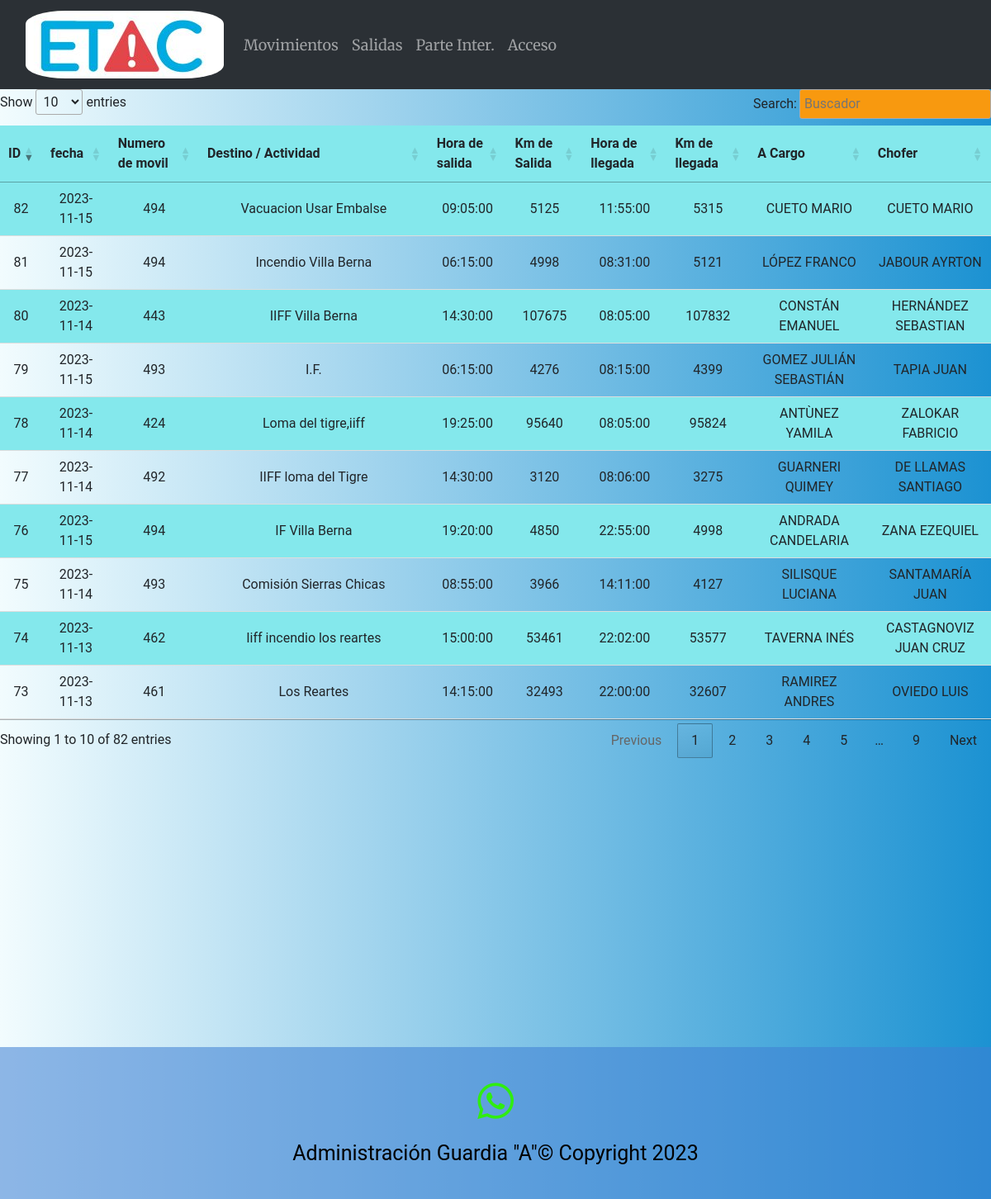
Page /movimientos on the committed database.
### main.py (models this page shows)
    class Movimientos_moviles(db.Model):
        __tablename__ = 'Movimientos_moviles'  # Agrega esta línea para especificar el nombre de la tabla en la base de datos
        id_movimiento = db.Column(db.Integer, primary_key=True)
        fecha = db.Column(db.Date)
        numero_movil = db.Column(db.Integer)
        destino = db.Column(db.String(1000))
        hora_salida = db.Column(db.Time)
        km_salida = db.Column(db.Integer)
        hora_llegada = db.Column(db.Time)
        km_llegada = db.Column(db.Integer)
        a_cargo = db.Column(db.String(50))
        chofer = db.Column(db.String(50))

### main.py (the view)
@app.route('/movimientos')
def movimientos():
    movimientos = Movimientos_moviles.query.order_by(Movimientos_moviles.id_movimiento).all()
    return render_template("movimientos.html", moviles=movimientos)

### templates/movimientos.html (shortened to what this page needs)
{% extends "base.html" %}
{% block content %}
{% if moviles %}
<table class="tabla_agentes" id="tablacarnet2" >
        <thead>
        <tr>
            <th>ID</th>
            <th>fecha</th>
            <th>Numero de movil</th>
            <th>Destino / Actividad</th>
            <th>Hora de salida</th>
            <th>Km de Salida</th>
            <th>Hora de llegada</th>
            <th>Km de llegada</th>
            <th>A Cargo</th>
            <th>Chofer</th>
        </tr>
        </thead>
    <tbody>
    {% for eco in moviles %}
    <tr>
            <td>{{ eco.id_movimiento }}</td>
            <td>{{ eco.fecha }}</td>
            <td>{{ eco.numero_movil }}</td>
            <td>{{ eco.destino }}</td>
            <td>{{ eco.hora_salida }}</td>
            <td>{{ eco.km_salida }}</td>
            <td>{{ eco.hora_llegada }}</td>
            <td>{{ eco.km_llegada }}</td>
            <td>{{ eco.a_cargo }}</td>
            <td>{{ eco.chofer }}</td>
        </tr>
    {% endfor %}
    </tbody>
</table>
{% else %}
<p>No hay movimientos registrados.</p>
{% endif %}
{% endblock %}

### templates/base.html (shortened to what this page needs)
<!DOCTYPE html>
<html lang="es">
<head>
  <link rel="stylesheet" href="sweetalert2.min.css">
    <link rel="stylesheet" type="text/css" href="https://cdn.datatables.net/1.11.5/css/jquery.dataTables.css">
  <link href="https://cdn.jsdelivr.net/npm/bootstrap@5.3.0-alpha3/dist/css/bootstrap.min.css" rel="stylesheet">
   <link rel="stylesheet" href="https://stackpath.bootstrapcdn.com/bootstrap/4.5.2/css/bootstrap.min.css">
  <link rel="stylesheet" href="{{ url_for('static', filename='style.css') }}">
</head>
<body>
<header>
  <nav class="navbar navbar-expand-lg bg-body-tertiary" data-bs-theme='dark'>
    <div class="container-fluid">
      <a class="navbar-brand" href="{{ url_for('index') }}">
        <img class="logo" src="../static/img/logoetac.png">
      </a>
      <div class="collapse navbar-collapse" id="navbarNav">
        <ul class="navbar-nav">
            <li class="nav-item">
            <a class="nav-link" href="movimientos">Movimientos</a>
          </li>
            <li class="nav-item">
            <a class="nav-link" href="salidas">Salidas</a>
          </li>
            <li class="nav-item">
            <a class="nav-link" href="registrar_parte">Parte Inter.</a>
          </li>
          {% if not current_user.is_authenticated %}
          <li class="nav-item">
            <a class="nav-link" href="login">Acceso</a>
          </li>
          {% endif %}
        </ul>
      </div>
    </div>
  </nav>
</header>
{% block content %}
{% endblock %}
<footer class="piepag" id="white-seccion footer">
    <a href="https://api.whatsapp.com/send?phone=5493513946728" target="_blank"><i class="icono-final fa-brands fa-whatsapp fa-2x"></i></a>
        <p class="creditos">Administración Guardia "A"© Copyright 2023</p>
</footer>
</body>
</html>

### static/style.css (style rules this page uses)
body { background: #1c92d2; background: -webkit-linear-gradient(to right, #f2fcfe, #1c92d2); background: linear-gradient(to right, #f2fcfe, #1c92d2); text-align:center; font-family:"Roboto"; }
.logo { border-radius: 20%; }
header { font-size:18px; font-family:"Merriweather"; }
.navbar-collapse { background-color: ; }
table { width: 100%; border-collapse: collapse; margin-bottom: 20px; }
th { background-color: #f2f2f2; text-align: left; padding: 10px; }
td { padding: 10px; border-bottom: 1px solid #ddd; }
tr:nth-child(odd) { background-color: #84E8EC; }
.tabla_agentes th { background-color: #84E8EC; text-align: left; padding: 10px; }
.tabla_agentes td { padding: 10px; border-bottom: 1px solid #ddd; }
.tabla_agentes tr:nth-child(odd) { background-color: #84E8EC; }
.piepag { color:black; margin-top: 350px; background-color:#3f80d58f; font-size:25px; padding:20px; }
.icono-final { margin: 20px; color:#30ED10; }

### rows in the picture
Movimientos_moviles: id_movimiento "73", fecha "2023-11-13", numero_movil "461", destino "Los Reartes", hora_salida "14:15:00", km_salida "32493", hora_llegada "22:00:00", km_llegada "32607", a_cargo "RAMIREZ ANDRES", chofer "OVIEDO LUIS"
Movimientos_moviles: id_movimiento "74", fecha "2023-11-13", numero_movil "462", destino "Iiff incendio los reartes", hora_salida "15:00:00", km_salida "53461", hora_llegada "22:02:00", km_llegada "53577", a_cargo "TAVERNA INÉS", chofer "CASTAGNOVIZ JUAN CRUZ"
Movimientos_moviles: id_movimiento "75", fecha "2023-11-14", numero_movil "493", destino "Comisión Sierras Chicas", hora_salida "08:55:00", km_salida "3966", hora_llegada "14:11:00", km_llegada "4127", a_cargo "SILISQUE LUCIANA", chofer "SANTAMARÍA JUAN"
Movimientos_moviles: id_movimiento "76", fecha "2023-11-15", numero_movil "494", destino "IF Villa Berna", hora_salida "19:20:00", km_salida "4850", hora_llegada "22:55:00", km_llegada "4998", a_cargo "ANDRADA CANDELARIA", chofer "ZANA EZEQUIEL"
Movimientos_moviles: id_movimiento "77", fecha "2023-11-14", numero_movil "492", destino "IIFF loma del Tigre", hora_salida "14:30:00", km_salida "3120", hora_llegada "08:06:00", km_llegada "3275", a_cargo "GUARNERI QUIMEY", chofer "DE LLAMAS SANTIAGO"
Movimientos_moviles: id_movimiento "78", fecha "2023-11-14", numero_movil "424", destino "Loma del tigre,iiff", hora_salida "19:25:00", km_salida "95640", hora_llegada "08:05:00", km_llegada "95824", a_cargo "ANTÙNEZ YAMILA", chofer "ZALOKAR FABRICIO"
Movimientos_moviles: id_movimiento "79", fecha "2023-11-15", numero_movil "493", destino "I.F.", hora_salida "06:15:00", km_salida "4276", hora_llegada "08:15:00", km_llegada "4399", a_cargo "GOMEZ JULIÁN SEBASTIÁN", chofer "TAPIA JUAN"
Movimientos_moviles: id_movimiento "80", fecha "2023-11-14", numero_movil "443", destino "IIFF Villa Berna", hora_salida "14:30:00", km_salida "107675", hora_llegada "08:05:00", km_llegada "107832", a_cargo "CONSTÁN EMANUEL", chofer "HERNÁNDEZ SEBASTIAN"
Movimientos_moviles: id_movimiento "81", fecha "2023-11-15", numero_movil "494", destino "Incendio Villa Berna", hora_salida "06:15:00", km_salida "4998", hora_llegada "08:31:00", km_llegada "5121", a_cargo "LÓPEZ FRANCO", chofer "JABOUR AYRTON"
Movimientos_moviles: id_movimiento "82", fecha "2023-11-15", numero_movil "494", destino "Vacuacion Usar Embalse", hora_salida "09:05:00", km_salida "5125", hora_llegada "11:55:00", km_llegada "5315", a_cargo "CUETO MARIO", chofer "CUETO MARIO"
